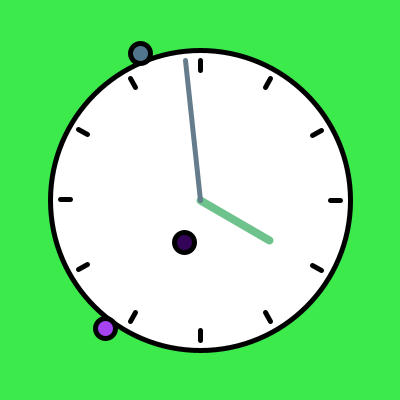
Frame 1 (no input)
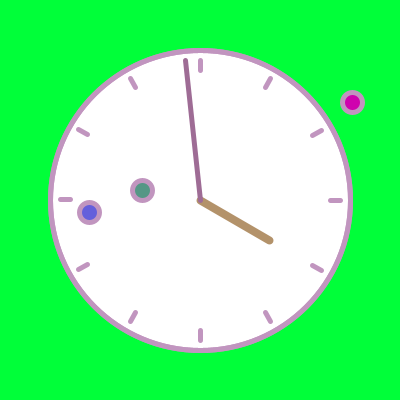
Frame 60 (the mouse pressed at the canvas centre just before this capture)
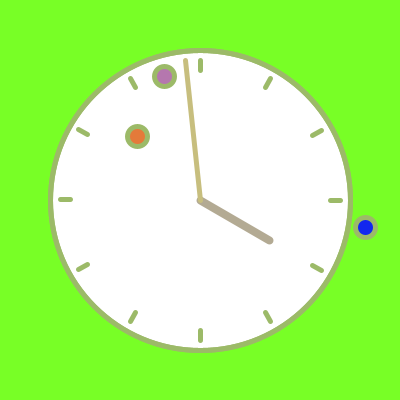
Frame 120 (the mouse held since frame 60 and released just before this capture)

The Processing sketch that drew these frames (run headless with seeded random() and noise(); from frame 60 on, the mouse is pressed at the canvas centre):

// Processing sketch: processing_96617
// ── processing_96617.pde

class circle{
  
  void draw(){
    //pushMatrix();
    if(second()<59){
      fill(random(1,255),random(1,255),random(1,255));
      ellipse(random(20,380),random(20,380),20,20);
     // popMatrix();
    
  }
}
}
 
circle mycircle1; 
circle mycircle2;  
circle mycircle3;
void setup() {
mycircle1= new circle();
mycircle2= new circle();
mycircle3= new circle();
  size(400, 400);

  smooth();

  frameRate(10);

}

 

void draw() {

  background((second()%9)*20,second()*6,(second()%7)*19);
 fill(255);
  ellipse(200, 200, 300, 300);
  noFill(); 
  strokeWeight(5);

  ellipse(200, 200, 300, 300);
  
mycircle1.draw();
mycircle2.draw();
mycircle3.draw();
 //pushMatrix();

   //  if(second()<60)

  //{

    

    //fill(random(1,255),random(1,255),random(1,255));

  //circles();

  //}

  //popMatrix();

   

  for (int i = 0; i < 12; i++) {

    float dx = cos(i * TWO_PI / 12);

    float dy = sin(i * TWO_PI / 12); 

    line(200 + 130 * dx, 200 + 130 * dy, 200 + 140 * dx, 200 + 140 * dy);

  }
strokeWeight(8);

  drawHand(80, hour(), 12);

   

  strokeWeight(5);

  drawHand(140, minute(), 60);

  }

 void drawHand(float radius, float value, float divider) {

  float x = 200 + radius * cos(value * TWO_PI / divider - PI / 2.0f);

  float y = 200 + radius * sin(value * TWO_PI / divider - PI / 2.0f); 
  stroke(random(100,200),random(100,200),random(100,200));

  line(200, 200, x, y);

}

//void circles(){

  //  ellipse(random(20,380),random(20,380),20,20);

    //ellipse(random(20,380),random(20,380),20,20);

    //ellipse(random(20,380),random(20,380),20,20);

    //ellipse(random(20,380),random(20,380),20,20);

    //ellipse(random(20,380),random(20,380),20,20);

//}
